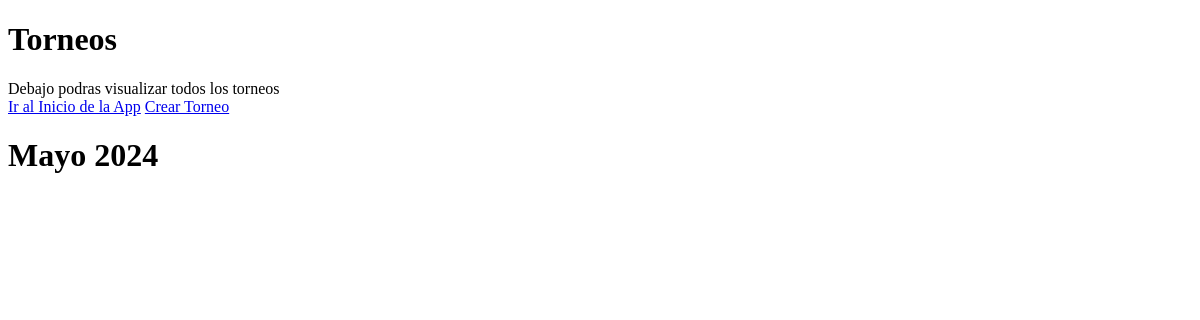
The app's page /partidos/torneos_list, older data.
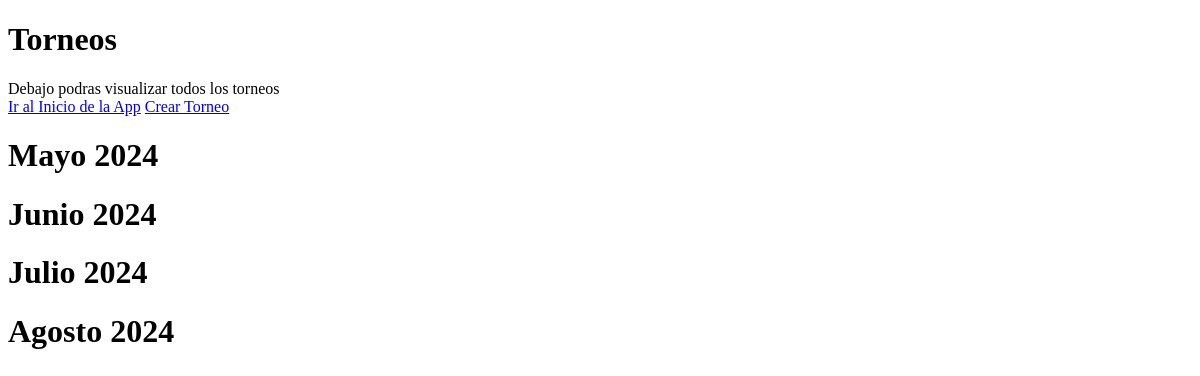
The same page, newer data.
### partidos/models.py (models this page shows)
class Torneo(models.Model):
    nombre = models.CharField(max_length=50, unique=True)
    fecha_de_inicio = models.DateField(null=True, blank=True)
    fecha_de_cierre = models.DateField(null=True, blank=True)
    def __str__(self) -> str:
        return self.nombre

### partidos/views.py (the view)
# urls.py: path("torneos_list", views.torneos_list, name = "torneos_list"),
def torneos_list(request):
    consulta = models.Torneo.objects.all()
    contexto = {"torneos": consulta}
    return render(request, "partidos/torneos_list.html", contexto)

### partidos/templates/partidos/torneos_list.html
{% extends 'core/base.html' %}
{% block Titulo %}
        Torneos
{% endblock Titulo %}
{% block Contenido %}
    Debajo podras visualizar todos los torneos
    <div>
        <a href="{% url 'Partidos:index' %}">Ir al Inicio de la App</a>
        <a href="{% url 'Partidos:torneos_create' %}">Crear Torneo</a>
        {% for torneo in torneos %}
        <h1>
            {{torneo}}
        </h1>
        {% endfor %}
    </div>
{% endblock Contenido %}

Row changes from the older to the newer data that the page shows:
added Torneo: nombre "Junio 2024"
added Torneo: nombre "Julio 2024"
added Torneo: nombre "Agosto 2024"
